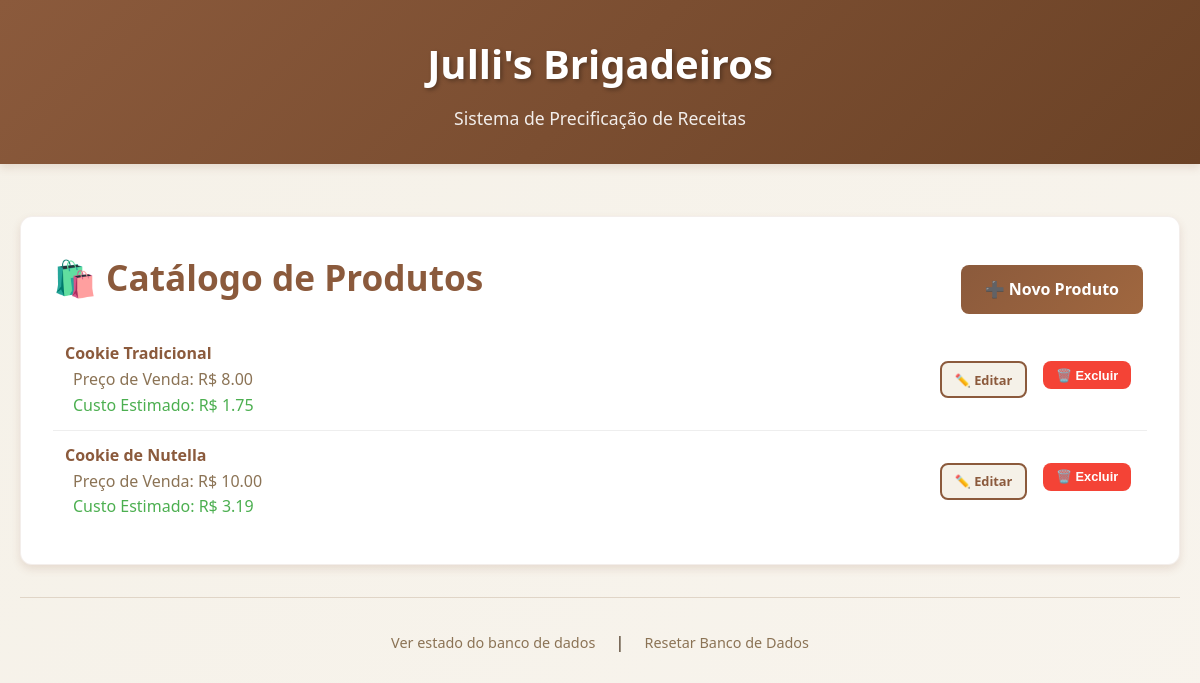
The app's page /produtos, older data.
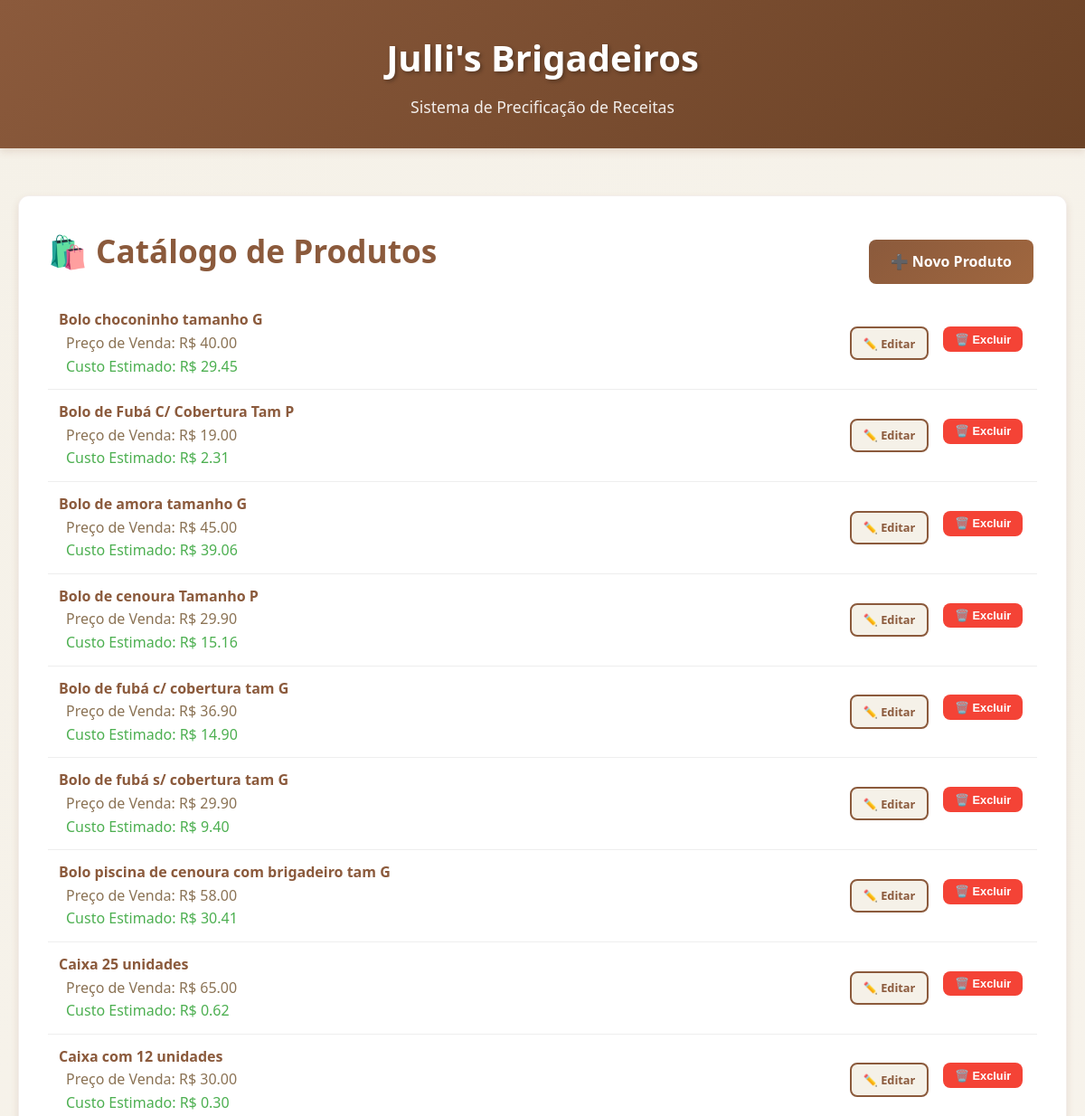
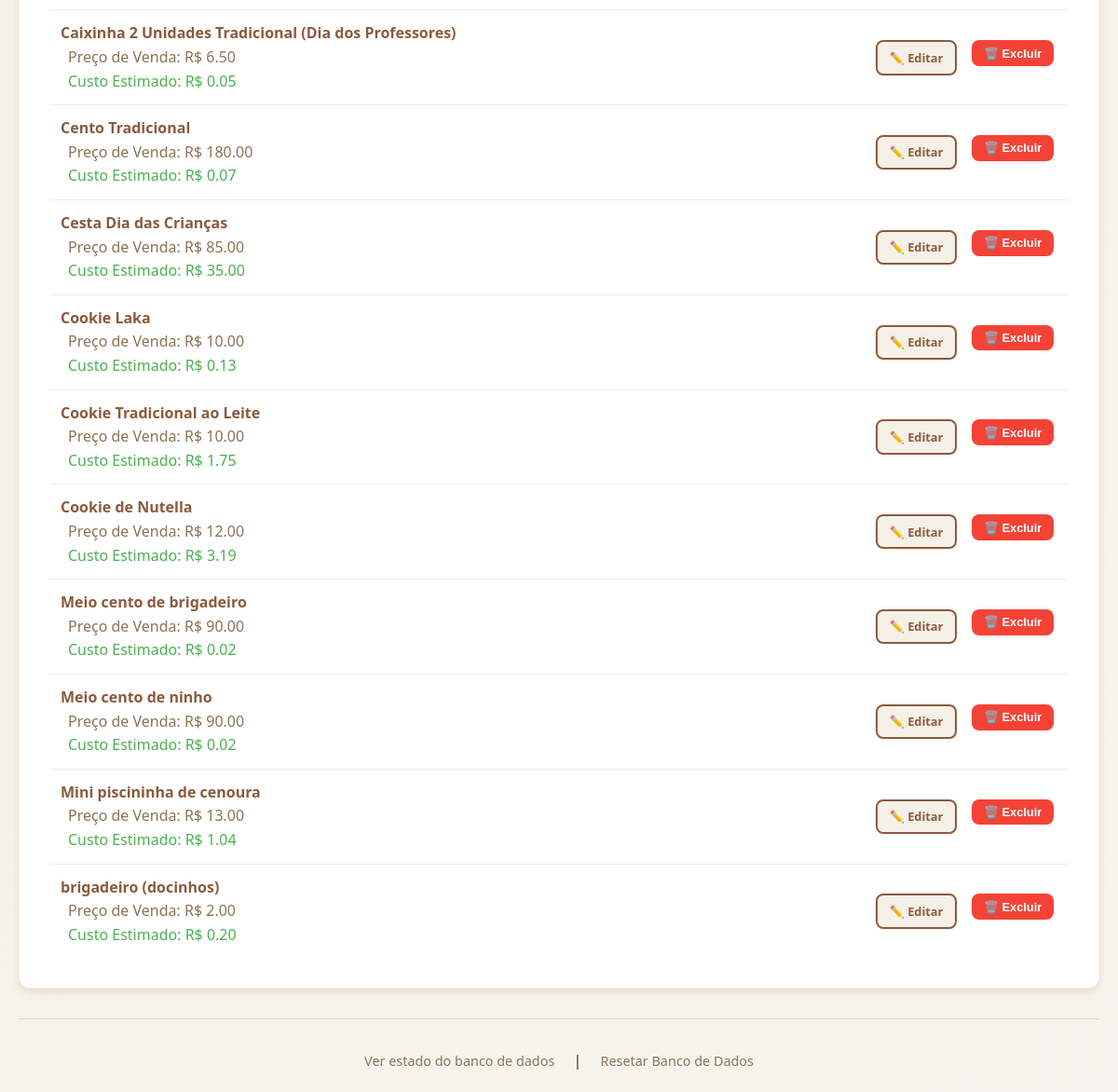
The same page, newer data (2 pictures, top to bottom).
### tables this page shows
CREATE TABLE produtos (
            id INTEGER PRIMARY KEY AUTOINCREMENT,
            nome TEXT UNIQUE NOT NULL,
            preco_venda REAL NOT NULL
        );

### main.py (the view)
@app.route("/produtos")
def gerir_produtos():
    produtos = get_produtos()
    return render_template("gerir_produtos.html", produtos=produtos)

### main.py (called while the page is built)
def get_db():
    db = getattr(g, '_database', None)
    if db is None:
        db = g._database = sqlite3.connect(DATABASE)
        db.row_factory = sqlite3.Row
    return db

@app.teardown_appcontext
def close_connection(exception):
    db = getattr(g, '_database', None)
    if db is not None:
        db.close()

def get_ingredientes_receita(receita_id):
    cursor = get_db().cursor()
    cursor.execute(
        '''
        SELECT ri.id, i.nome, ri.quantidade, ri.unidade, i.densidade,
               i.preco_embalagem, i.quant_embalagem,
               i.id as ingrediente_id
        FROM receita_ingredientes ri
        JOIN ingredientes i ON ri.ingrediente_id = i.id
        WHERE ri.receita_id = ?
        ''', (receita_id,))
    return cursor.fetchall()

def get_produtos():
    cursor = get_db().cursor()
    cursor.execute("SELECT * FROM produtos ORDER BY nome")
    return cursor.fetchall()

def calcular_custo_ingrediente(preco_embalagem, quant_embalagem, qtd_convertida_gramas):
    if quant_embalagem > 0:
        return (preco_embalagem / quant_embalagem) * qtd_convertida_gramas
    return 0

### Templates/gerir_produtos.html (shortened to what this page needs)
{% extends "base.html" %}
{% block content %}
<div class="card">
    <div style="display: flex; justify-content: space-between; align-items: center;">
        <h1>🛍️ Catálogo de Produtos</h1>
        <a href="{{ url_for('criar_produto') }}" class="btn btn-primary">➕ Novo Produto</a>
    </div>
    {% if produtos %}
    <ul class="item-list">
        {% for produto in produtos %}
        <li class="item-list-item">
            <div class="item-info">
                <span class="item-name">{{ produto['nome'] }}</span>
                <div class="item-details">Preço de Venda: R$ {{ "%.2f"|format(produto['preco_venda']) }}</div>
                <div class="item-details" style="color: var(--success-green);">Custo Estimado: R$ {{ "%.2f"|format(calcular_custo_produto(produto['id'])) }}</div>
            </div>
            <div class="item-actions">
                    <a href="{{ url_for('editar_produto', produto_id=produto['id']) }}" class="btn btn-small btn-secondary">
                        ✏️ Editar
                    </a>
                    <form action="{{ url_for('excluir_produto', produto_id=produto['id']) }}" method="POST" onsubmit="return confirm('Tem a certeza que deseja excluir este produto?');">
                        <button type="submit" class="btn btn-small btn-danger">🗑️ Excluir</button>
                    </form>
            </div>
        </li>
        {% endfor %}
    </ul>
    {% else %}
    <div class="empty-state">
        <p>Nenhum produto cadastrado. Crie o seu primeiro item de venda!</p>
    </div>
    {% endif %}
</div>
{% endblock %}

Row changes from the older to the newer data that the page shows:
added produtos: nome "Bolo choconinho tamanho G", preco_venda "40.00", calcular_custo_produto "29.45"
added produtos: nome "Bolo de Fubá C/ Cobertura Tam P", preco_venda "19.00", calcular_custo_produto "2.31"
added produtos: nome "Bolo de amora tamanho G", preco_venda "45.00", id "39.06"
added produtos: nome "Bolo de cenoura Tamanho P", preco_venda "29.90", id "15.16"
added produtos: nome "Bolo de fubá c/ cobertura tam G", preco_venda "36.90", calcular_custo_produto "14.90"
added produtos: nome "Bolo de fubá s/ cobertura tam G", preco_venda "29.90", calcular_custo_produto "9.40"
added produtos: nome "Bolo piscina de cenoura com brigadeiro tam G", preco_venda "58.00", calcular_custo_produto "30.41"
added produtos: nome "Caixa 25 unidades", preco_venda "65.00", calcular_custo_produto "0.62"
added produtos: nome "Caixa com 12 unidades", preco_venda "30.00", calcular_custo_produto "0.30"
added produtos: nome "Caixinha 2 Unidades Tradicional (Dia dos Professores)", preco_venda "6.50", calcular_custo_produto "0.05"
added produtos: nome "Cento Tradicional", preco_venda "180.00", calcular_custo_produto "0.07"
added produtos: nome "Cesta Dia das Crianças", preco_venda "85.00", calcular_custo_produto "35.00"
added produtos: nome "Cookie Laka", preco_venda "10.00", calcular_custo_produto "0.13"
changed produtos: nome "Cookie Tradicional" → "Cookie Tradicional ao Leite"; preco_venda "8.00" → "10.00"
changed produtos "Cookie de Nutella": preco_venda "10.00" → "12.00"
added produtos: nome "Meio cento de brigadeiro", preco_venda "90.00", calcular_custo_produto "0.02"
added produtos: nome "Meio cento de ninho", preco_venda "90.00", calcular_custo_produto "0.02"
added produtos: nome "Mini piscininha de cenoura", preco_venda "13.00", calcular_custo_produto "1.04"
added produtos: nome "brigadeiro (docinhos)", preco_venda "2.00", calcular_custo_produto "0.20"
